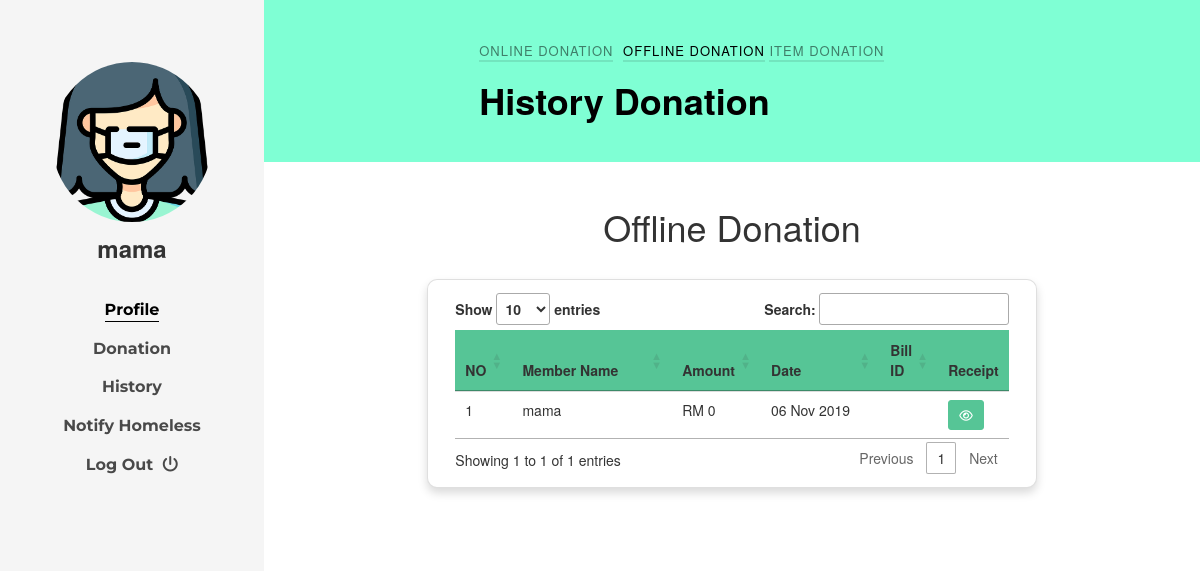
The page /FFG_DONOR/HistoryOffline.php (signed in) on the database its author committed.
### tables this page shows
CREATE TABLE `donor` (
  `id_donor` int(15) NOT NULL,
  `name` varchar(50) NOT NULL,
  `phone` int(20) NOT NULL,
  `email` varchar(50) NOT NULL,
  `address1` varchar(100) DEFAULT NULL,
  `address2` varchar(100) DEFAULT NULL,
  `city` varchar(50) DEFAULT NULL,
  `state` varchar(50) DEFAULT NULL,
  `country` varchar(50) DEFAULT NULL,
  `zip` int(10) DEFAULT NULL,
  `password` varchar(20) NOT NULL,
  `image` varchar(500) NOT NULL
);

CREATE TABLE `offlinedonation` (
  `id_offdonate` int(15) NOT NULL,
  `amount` float NOT NULL,
  `don_date` timestamp NOT NULL DEFAULT CURRENT_TIMESTAMP,
  `image` varchar(500) NOT NULL,
  `type` varchar(15) NOT NULL,
  `id_donor` int(15) NOT NULL
);

### FFG_DONOR/HistoryOffline.php (the view, shortened to what this page needs)
<?php include_once'header.php';
include_once'../Xconnection.php';
?>
<div id="colorlib-main">
    <section class="ftco-section ftco-bread">
        <div class="container">
            <div class="row no-gutters slider-text justify-content-center align-items-center">
                <div class="col-md-8 ftco-animate">
                    <p class="breadcrumbs">
                        <span class="mr-2"><a href="History.php">Online Donation</a></span>
                        <span><a href="HistoryOffline.php"></a>Offline Donation</span>
                        <span class="mr-2"><a href="HistoryItem.php">Item Donation</a></span>
                    </p>
                    <h1 class="bread">History Donation</h1>
                </div>
            </div>
        </div>
    </section>
    <center>
        <section class="ftco-section-3 ">
            <div class="row mb-2 pb-3  d-flex justify-content-center">
                <div class="col-md-8 ftco-animate">
                    <h1 class="mb-1 pb-5">Offline Donation</h1>
                </div>
                <div class="col-md-8 card shadow mb-4  align-content-center justify-content-center"
                    style="border-radius:10px; float:right">
                    <div class="card-body ">
                        <div class="table-responsive" id="homeless_table">
                            <table class="table table-borderless" id="DataTable" width="100%" cellspacing="0">
                                <thead>
                                    <tr>
                                        <th width="5%">NO</th>
                                        <th width="40%">Member Name </th>
                                        <th width="10%">Amount</th>
                                        <th width="30%">Date</th>
                                        <th width="10%">Bill ID</th>
                                        <th width="10%" class="no-sort">Receipt</th>
                                    </tr>
                                </thead>
                                <tbody>
                                    <?php    $i=1;
                                              $sql = $connection->query("SELECT donor.*,offlinedonation.*
                                              FROM offlinedonation
                                              INNER JOIN donor ON offlinedonation.id_donor=donor.id_donor
                                              WHERE offlinedonation.id_donor='" . $_SESSION['id_donor'] . "' ORDER BY id_offdonate DESC");
                                         while ($row = $sql->fetch_array()){
                                    ?>
                                    <tr>
                                        <td></td>
                                        <td> <?php echo $row['name'];?></td>
                                        <td>RM <?php echo $row['amount'];?></td>
                                        <td> <?php echo date('d M Y', strtotime($row['don_date'])); ?></td>
                                        <td><?php echo $row['bill_id'];?></td>
                                        <td>
                                            <div class="table-data-feature">
                                                <a href="#" data-toggle="modal"
                                                    data-target="#ModalViewResit<?php echo $row['bill_id'];?>">
                                                    <button type='submit' class='btn btn-success btn-sm' title="View"
                                                        name="View" id="View" value="View" data-placement="top"
                                                        data-toggle="tooltip"><span class='far fa-eye'
                                                            aria-hidden='true'></span></button>
                                                </a>
                                            </div>
                                        </td>
                                    </tr>
                                    <?php } ?>
                                </tbody>
                            </table>
                        </div>
                    </div>
                </div>
            </div>
        </section>
    </center>
</div>
</div>
</body>
</html>
<link rel="stylesheet" type="text/css" href="https://cdn.datatables.net/1.10.20/css/jquery.dataTables.css">

### FFG_DONOR/header.php (shortened to what this page needs)
<?php
include('../Xconnection.php');
?>
<!DOCTYPE html>
<html lang="en">
<?php
require_once 'Yhead.php';
?>
<body>
    <div id="colorlib-page">
        <aside id="colorlib-aside" role="complementary" class="js-fullheight text-center">
            <?php
            $donor = $connection->query("SELECT * FROM donor WHERE id_donor='" . $_SESSION['id_donor'] . "'");
            while ($row = $donor->fetch_array()) {
            ?>
                <h1 id="colorlib-logo">
                    <a href="index.php">
                        <span class="img" style="background-image: url(images/masks.png);"></span>
                    </a> <?php echo $row['name']; ?>
                </h1>
            <?php  } ?>
            <nav id="colorlib-main-menu" role="navigation">
                <ul>
                    <li class="colorlib-active"><a href="index.php">Profile</a></li>
                    <li><a href="../ffg_donor/Donation.php">Donation</a></li>
                    <li><a href="../ffg_donor/history.php">History</a></li>
                    <li><a href="../ffg_donor/homelessalert.php">Notify Homeless</a></li>
                    <li> <a href="Xlogout.php">Log Out &nbsp<title="info" class="fas fa-power-off" title="Log Out" data-placement="top" data-toggle="tooltip"></i></a></li>
                </ul>
            </nav>
        </aside>

### FFG_DONOR/Vtablehistory.php (style rules this page uses)
table { counter-reset: rowNumber; }
table tr>td:first-child { counter-increment: rowNumber; }
table tr td:first-child::before { content: counter(rowNumber); min-width: 1em; margin-right: 0.5em; }
table thead { background-color: #56c596; border: 3px; }
.btn-success { color: #fff; background-color: #56c596 !important; border-color: #56c596 !important; }

### rows shown on the page
donor: name "mama"
offlinedonation: id_donor.name "mama", amount "0", don_date "06 Nov 2019"
